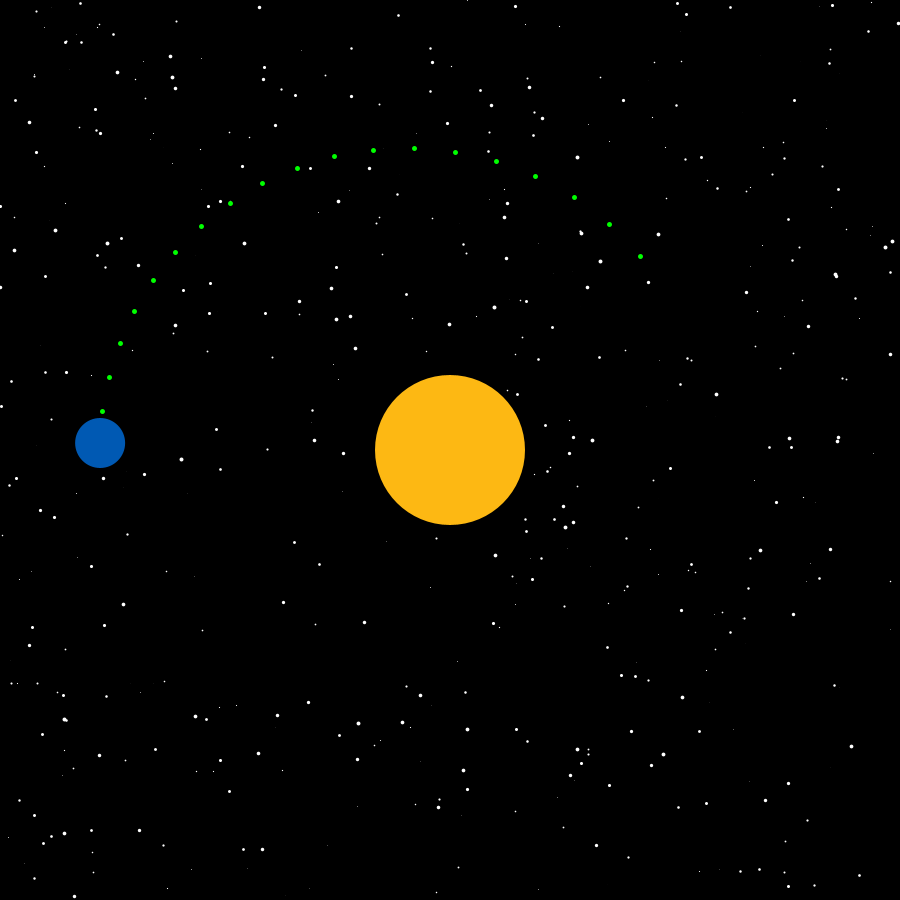
Frame 1 (no input)
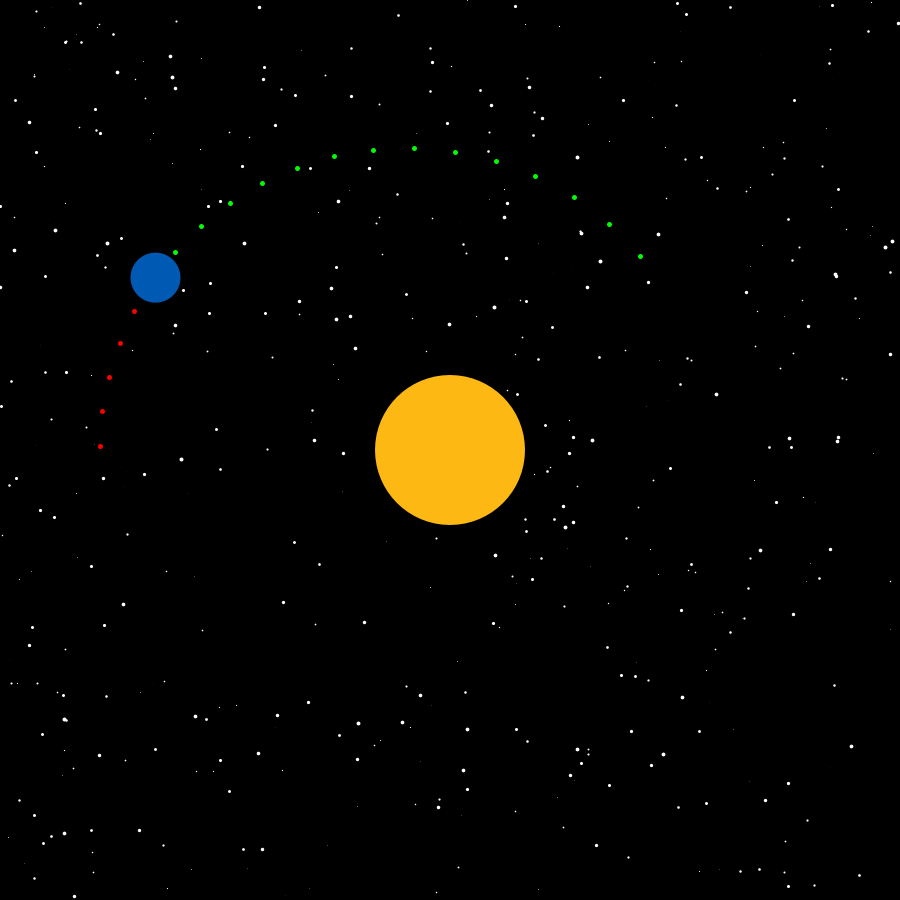
Frame 60 (the mouse pressed at the canvas centre just before this capture)
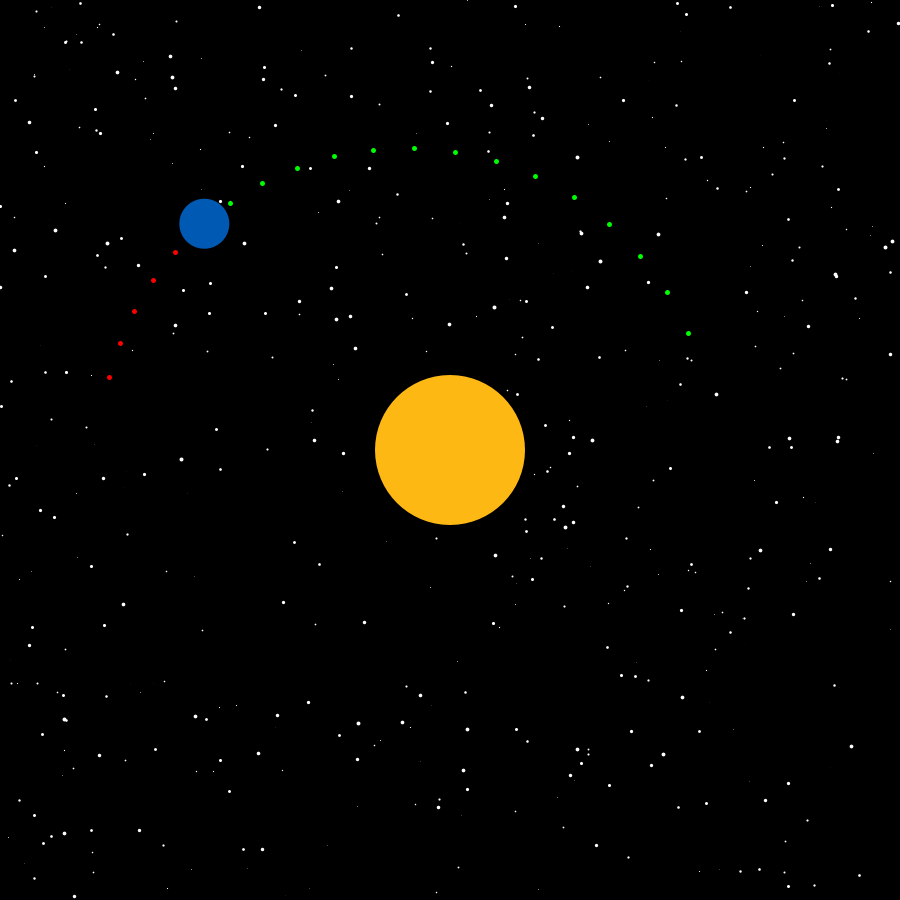
Frame 120 (the mouse held since frame 60 and released just before this capture)

The Processing sketch that drew these frames (run headless with seeded random() and noise(); from frame 60 on, the mouse is pressed at the canvas centre):

// Processing sketch: GravSimTraceSimple
// ── GravSimTraceSimple.pde
/*
In this experiment, we're going to try and get a simple trace going on with the following assumptions
 1. The gravitational force on the sun is negligible
 2. Interplanetary forces are negligible
 3. Planets can't collide
 */

float G;
int starCount = 500;
PVector sunPos, earthPos, earthVel;
Starfield stars;
Sun sun;
Planet earth;
int traceSteps, showEvery;
Trace trace;



void setup() {
  size(900, 900);
  stars = new Starfield();
  sunPos = new PVector(width/2, height/2);
  sun = new Sun(100000, 150, color(253, 184, 19), sunPos);
  G = 0.05;
  earthPos = new PVector(100, height/2);
  earthVel = new PVector(0, -3.5);
  showEvery = 10;
  traceSteps = showEvery*20;
  
  earth = new Planet(100, 50, earthPos, earthVel, color(0, 89, 179));
  trace = new Trace(earth);
}

void draw() {
  background(0);
  stars.drawStars();
  sun.show();
  trace.update();
  trace.show();
  //earth.update();
  //earth.show();
}

// ── Planet.pde
class Planet {
  color col;
  float mass, radius;
  PVector pos, vel, acc;
  
  Planet(float mass_, float radius_, PVector pos_, PVector vel_, color col_) {
    col = col_;
    mass = mass_;
    radius = radius_;
    pos = pos_.copy();
    vel = vel_.copy();
    acc = new PVector(0, 0);
  }
 

  void applyForce(PVector f) {
    acc.add(f.div(mass));
  }

  void attract(Sun s) {
    float r = pos.dist(s.pos);
    PVector f = PVector.sub(sun.pos, pos);
    f.normalize();
    f.mult(G*mass*s.mass/pow(r,2));
    applyForce(f);
  }
  
  Planet update(){
    attract(sun);
    vel.add(acc);
    pos.add(vel);
    acc.mult(0);
    return new Planet(mass, radius, pos.copy(), vel.copy(), col);
  }
  
  void show(){
    fill(col);
    noStroke();
    ellipse(pos.x, pos.y, radius, radius);
  }
}

// ── Starfield.pde
class Starfield{
  PVector[] stars;
  Starfield(){
    stars = new PVector[starCount];
    initStars();
  }
  void initStars(){
    for(int i = 0; i < starCount; i ++){
      stars[i] = new PVector(random(width), random(height), random(4));
    }
  }
  
  void drawStars(){
    for(int i = 0; i < starCount; i ++){
      strokeWeight(stars[i].z);
      stroke(255);
      point(stars[i].x, stars[i].y);
    }
  }
}

// ── Sun.pde
class Sun{

  float mass;
  float diam;
  color col;
  PVector pos;
  Sun(float mass_, float diam_, color col_, PVector pos_){
    mass = mass_;
    diam = diam_;
    col = col_;
    pos = pos_.copy();
  }
  
  void show(){
    fill(col);
    noStroke();
    ellipse(pos.x, pos.y, diam, diam);
  }
}

// ── Trace.pde
class Trace{
// Tracks planets
  ArrayList<Planet> trace;
  Planet p;
  int planetPosInTrace;
  int traceLead;
  int traceMax;
  boolean progressingPos;
  
  Trace(Planet p_){
    trace = new ArrayList<Planet>();
    p = p_;
    initTrace();
    planetPosInTrace = 0;
    traceLead = showEvery*5;
    traceMax = showEvery*30;
    progressingPos = true;
  }
  
  void initTrace(){
    trace.add(p);
    for(int i = 1; i < traceSteps; i++){
      Planet prevP = trace.get(i-1);
      Planet currentP = prevP.update();
      trace.add(currentP);
    }
  }
  
  void update(){
    Planet prevP = trace.get(trace.size()-1);
    Planet currentP = prevP.update();
    trace.add(currentP);
    if(trace.size() > traceMax){
      trace.remove(0); //start deleting off the backend
    }
    if(planetPosInTrace > traceLead){
      progressingPos = false;
    }
    if(progressingPos){
      planetPosInTrace++;
    }
  }
  
  void show(){
    
    strokeWeight(5);
    // draw in the trace
    for(int i = 0; i < traceSteps; i++){
      if(i % showEvery == 0){
        if(i < planetPosInTrace){
          stroke(255,0,0);
        } else {
          stroke(0, 255, 0);
        }
        Planet pState = trace.get(i);
        point(pState.pos.x, pState.pos.y);
      }
    }
    // draw in the planet
    if(planetPosInTrace < traceSteps){
      trace.get(planetPosInTrace).show();
    } else {
      trace.get(trace.size()-1).show();
    }// finally show the planet
  }
}
